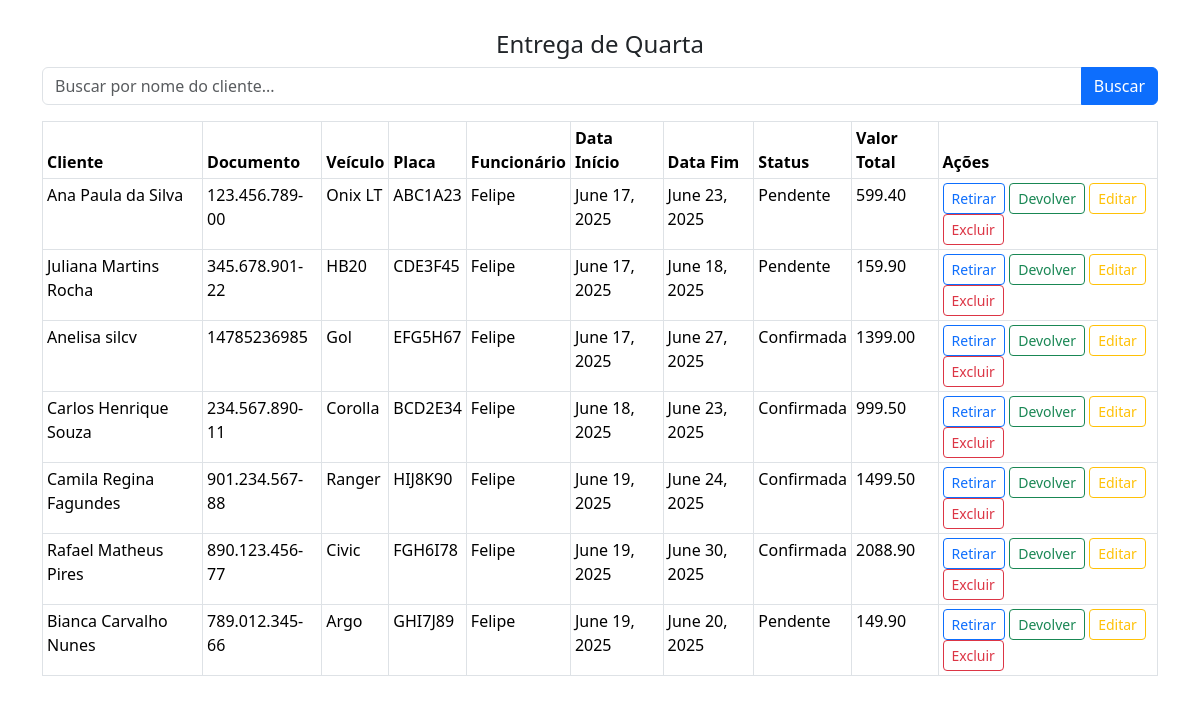
Page /reservas/entrega-quarta/ (signed in) on the committed database.
### reservas/models.py (models this page shows, shortened)
class Reserva(models.Model):
    STATUS_CHOICES = [
        ('confirmada', 'Confirmada'),
        ('pendente', 'Pendente'),
        ('retirada', 'Retirada'),
        ('finalizada', 'Finalizada'),
    ]
    COMBUSTIVEL_CHOICES = [
        ('cheio', 'Cheio'),
        ('3/4', '3/4'),
        ('meio', 'Meio'),
        ('1/4', '1/4'),
        ('quase_vazio', 'Quase vazio'),
        ('vazio', 'Vazio'),
    ]
    cliente = models.ForeignKey(Cliente, on_delete=models.CASCADE)
    veiculo = models.ForeignKey(Veiculo, on_delete=models.CASCADE)
    funcionario = models.ForeignKey(Funcionario, on_delete=models.CASCADE)
    data_inicio = models.DateField()
    data_fim = models.DateField()
    valor_total = models.DecimalField(max_digits=10, decimal_places=2, blank=True, null=True)
    status = models.CharField(max_length=20, choices=STATUS_CHOICES, default='pendente')
    quilometragem_inicial = models.IntegerField(null=True, blank=True)
    nivel_combustivel_inicial = models.CharField(
        max_length=20,
        choices=COMBUSTIVEL_CHOICES,
        null=True,
        blank=True
    )
    observacoes_inicial = models.TextField(null=True, blank=True)
    quilometragem_final = models.IntegerField(null=True, blank=True)
    nivel_combustivel_final = models.CharField(
        max_length=20,
        choices=COMBUSTIVEL_CHOICES,
        null=True,
        blank=True
    )
    observacoes_final = models.TextField(null=True, blank=True)

### clientes/models.py (models this page shows, shortened)
class Cliente(models.Model):
    TIPO_PESSOA = [
        ('CPF', 'Pessoa Física'),
        ('CNPJ', 'Pessoa Jurídica'),
    ]
    tipo_pessoa = models.CharField(max_length=4, choices=TIPO_PESSOA)
    documento = models.CharField(max_length=20, unique=True)
    nome = models.CharField(max_length=100)
    endereco = models.CharField(max_length=200)
    telefone = models.CharField(max_length=20)

### veiculos/models.py (models this page shows, shortened)
class Veiculo(models.Model):
    CATEGORIAS = [
        ('hatch', 'Hatch'),
        ('sedan', 'Sedan'),
        ('suv', 'SUV'),
        ('pickup', 'Pickup'),
        ('luxo', 'Luxo'),
        ('utilitario', 'Utilitário'),
    ]
    STATUS = [
        ('disponivel', 'Disponível'),
        ('alugado', 'Alugado'),
        ('manutencao', 'Em Manutenção'),
    ]
    modelo = models.CharField(max_length=100)
    marca = models.CharField(max_length=100)
    ano = models.IntegerField()
    cor = models.CharField(max_length=50)
    categoria = models.CharField(max_length=50, choices=CATEGORIAS)
    placa = models.CharField(max_length=10, unique=True)
    preco_locacao = models.DecimalField(max_digits=8, decimal_places=2)
    status_disponibilidade = models.CharField(max_length=20, choices=STATUS, default='disponivel')
    imagem = models.ImageField(upload_to='veiculos/', null=True, blank=True)

### usuarios/models.py (models this page shows, shortened)
class Funcionario(models.Model):
    nome = models.CharField(max_length=100)
    cpf = models.CharField(max_length=14)
    cargo = models.CharField(max_length=100)
    email = models.EmailField()
    senha = models.CharField(max_length=128)  # Cuidado com senha aqui, ideal é nem salvar, mas segue se o prof pediu
    user = models.OneToOneField(User, on_delete=models.CASCADE, null=True, blank=True)

### reservas/views.py (the view)
# urls.py: path('entrega-quarta/', views.entrega_quarta, name='entrega_quarta'),
@login_required
def entrega_quarta(request):
    if request.method == 'POST':
        cliente_nome = request.POST.get('cliente_nome', '').strip()
        return redirect(f"{reverse('entrega_quarta')}?cliente_nome={cliente_nome}&ordenar=data_inicio")
    ordenar = request.GET.get('ordenar', 'data_inicio')
    cliente_nome = request.GET.get('cliente_nome', '').strip()
    queryset = Reserva.objects.select_related('cliente', 'veiculo', 'funcionario')
    if cliente_nome:
        queryset = queryset.filter(cliente__nome__icontains=cliente_nome)
    campos_validos = ['data_inicio', 'data_fim', 'valor_total', 'cliente__nome', 'cliente__documento',
                      'veiculo__modelo', 'veiculo__placa', 'funcionario__nome', 'status']
    ordenar_base = ordenar.lstrip('-')
    if ordenar_base not in campos_validos:
        ordenar = 'data_inicio'
    reservas = queryset.order_by(ordenar)
    return render(request, 'reservas/entrega_quarta.html', {
        'reservas': reservas,
        'ordenar': ordenar,
        'cliente_nome': cliente_nome,
    })

### reservas/templates/reservas/entrega_quarta.html (shortened to what this page needs)
<!DOCTYPE html>
<html lang="pt-br">
<head>
  <link href="https://cdn.jsdelivr.net/npm/bootstrap@5.3.3/dist/css/bootstrap.min.css" rel="stylesheet" />
</head>
<body>
  <div class="container">
    <h2>Entrega de Quarta</h2>
    <form method="post" action="{% url 'entrega_quarta' %}" class="mb-3">
      <div class="input-group">
        <input
          type="text"
          name="cliente_nome"
          class="form-control"
          placeholder="Buscar por nome do cliente..."
          value="{{ cliente_nome|default:'' }}"
          autocomplete="off"
        />
        <button type="submit" class="btn btn-primary">Buscar</button>
      </div>
    </form>
    <table class="table table-bordered table-sm">
      <thead>
        <tr>
            <th><a href="?ordenar={% if ordenar == 'cliente__nome' %}-{% endif %}cliente__nome{% if cliente_nome %}&cliente_nome={{ cliente_nome }}{% endif %}">Cliente</a></th>
            <th><a href="?ordenar={% if ordenar == 'cliente__documento' %}-{% endif %}cliente__documento{% if cliente_nome %}&cliente_nome={{ cliente_nome }}{% endif %}">Documento</a></th>
            <th><a href="?ordenar={% if ordenar == 'veiculo__modelo' %}-{% endif %}veiculo__modelo{% if cliente_nome %}&cliente_nome={{ cliente_nome }}{% endif %}">Veículo</a></th>
            <th><a href="?ordenar={% if ordenar == 'veiculo__placa' %}-{% endif %}veiculo__placa{% if cliente_nome %}&cliente_nome={{ cliente_nome }}{% endif %}">Placa</a></th>
            <th><a href="?ordenar={% if ordenar == 'funcionario__nome' %}-{% endif %}funcionario__nome{% if cliente_nome %}&cliente_nome={{ cliente_nome }}{% endif %}">Funcionário</a></th>
            <th><a href="?ordenar={% if ordenar == 'data_inicio' %}-{% endif %}data_inicio{% if cliente_nome %}&cliente_nome={{ cliente_nome }}{% endif %}">Data Início</a></th>
            <th><a href="?ordenar={% if ordenar == 'data_fim' %}-{% endif %}data_fim{% if cliente_nome %}&cliente_nome={{ cliente_nome }}{% endif %}">Data Fim</a></th>
            <th><a href="?ordenar={% if ordenar == 'status' %}-{% endif %}status{% if cliente_nome %}&cliente_nome={{ cliente_nome }}{% endif %}">Status</a></th>
            <th><a href="?ordenar={% if ordenar == 'valor_total' %}-{% endif %}valor_total{% if cliente_nome %}&cliente_nome={{ cliente_nome }}{% endif %}">Valor Total</a></th>
            <th>Ações</th>
        </tr>
      </thead>
      <tbody>
        {% for reserva in reservas %}
        <tr>
          <td>{{ reserva.cliente.nome }}</td>
          <td>{{ reserva.cliente.documento }}</td>
          <td>{{ reserva.veiculo.modelo }}</td>
          <td>{{ reserva.veiculo.placa }}</td>
          <td>{{ reserva.funcionario.nome }}</td>
          <td>{{ reserva.data_inicio }}</td>
          <td>{{ reserva.data_fim }}</td>
          <td>{{ reserva.status|title }}</td>
          <td>{{ reserva.valor_total }}</td>
          <td>
            <a href="{% url 'registrar_retirada' reserva.id %}" class="btn btn-sm btn-outline-primary">Retirar</a>
            <a href="{% url 'registrar_devolucao_veiculo' reserva.id %}" class="btn btn-sm btn-outline-success">Devolver</a>
            <a href="{% url 'editar_reserva' reserva.id %}" class="btn btn-sm btn-outline-warning">Editar</a>
            <a href="{% url 'excluir_reserva' reserva.id %}" class="btn btn-sm btn-outline-danger">Excluir</a>
          </td>
        </tr>
        {% empty %}
        <tr>
          <td colspan="10" class="text-center">Nenhuma reserva encontrada.</td>
        </tr>
        {% endfor %}
      </tbody>
    </table>
  </div>
</body>
</html>

### reservas/templates/reservas/entrega_quarta.html (style rules this page uses)
body { background-color: #fff; }
h2 { text-align: center; margin-top: 20px; font-size: 24px; }
.container { margin-top: 30px; }
th a { color: inherit; text-decoration: none; }

### rows in the picture
Reserva: cliente.nome "Ana Paula da Silva", cliente.documento "123.456.789-00", veiculo.modelo "Onix LT", veiculo.placa "ABC1A23", funcionario.nome "Felipe", data_inicio "June 17, 2025", data_fim "June 23, 2025", status "Pendente", valor_total "599.40"
Reserva: cliente.nome "Juliana Martins Rocha", cliente.documento "345.678.901-22", veiculo.modelo "HB20", veiculo.placa "CDE3F45", funcionario.nome "Felipe", data_inicio "June 17, 2025", data_fim "June 18, 2025", status "Pendente", valor_total "159.90"
Reserva: cliente.nome "Anelisa silcv", cliente.documento "14785236985", veiculo.modelo "Gol", veiculo.placa "EFG5H67", funcionario.nome "Felipe", data_inicio "June 17, 2025", data_fim "June 27, 2025", status "Confirmada", valor_total "1399.00"
Reserva: cliente.nome "Carlos Henrique Souza", cliente.documento "234.567.890-11", veiculo.modelo "Corolla", veiculo.placa "BCD2E34", funcionario.nome "Felipe", data_inicio "June 18, 2025", data_fim "June 23, 2025", status "Confirmada", valor_total "999.50"
Reserva: cliente.nome "Camila Regina Fagundes", cliente.documento "901.234.567-88", veiculo.modelo "Ranger", veiculo.placa "HIJ8K90", funcionario.nome "Felipe", data_inicio "June 19, 2025", data_fim "June 24, 2025", status "Confirmada", valor_total "1499.50"
Reserva: cliente.nome "Rafael Matheus Pires", cliente.documento "890.123.456-77", veiculo.modelo "Civic", veiculo.placa "FGH6I78", funcionario.nome "Felipe", data_inicio "June 19, 2025", data_fim "June 30, 2025", status "Confirmada", valor_total "2088.90"
Reserva: cliente.nome "Bianca Carvalho Nunes", cliente.documento "789.012.345-66", veiculo.modelo "Argo", veiculo.placa "GHI7J89", funcionario.nome "Felipe", data_inicio "June 19, 2025", data_fim "June 20, 2025", status "Pendente", valor_total "149.90"
